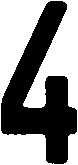
#> input picture proj/car_plate_reader/numbers/109.jpg, 78 x 165 px; its folder holds only this picture in this run
$ python new_train.py
#> lines starting #> are read from the running program, lines starting #| are printed output that depends on the picture; after the words box and inside, x2 and y2 are one past the last pixel; in counts of white or black regions, pixels touching at a corner belong together
import cv2
import numpy as np


rps = ['4', '6', '6', 'X', 'R', 'H', 'E', 'K', '1', 'A', 'R', 'I', 'B', '8', '6',
       '5', '6', '1', '7', 'W', 'K', 'B', '7', '7', '7', 'P', 'K', 'A', 'A', '7',
       '1', '2', '5', 'Q', 'P', 'F', '8', '4', '6', '0', 'X', 'W', '4', '1', '2',
       '5', '5', 'B', 'A', '7', '8', '4', 'A', 'A', '8', '2', '0', 'B', 'A', 'E',
       'B', 'Y', '7', '0', '3', '7', 'M', '4', '7', '3', 'R', 'Q', 'H', '9', '0',
       '2', '7', 'E', 'I', 'X', 'S', '1', 'D', 'D', '3', '3', '1', '4', '5', '6',
       'R', 'G', '6', '5', 'R', 'A', '0', '1', 'J', 'P', '7', '5', 'A', '1', 'H',
       'G', '4', '2', '3']
rps = [52, 54, 54, 88, 82, 72, 69, 75, 49, 65, 82, 73, 66, 56, 54, 53, 54, 49,
       55, 87, 75, 66, 55, 55, 55, 80, 75, 65, 65, 55, 49, 50, 53, 81, 80, 70, 56,
       52, 54, 48, 88, 87, 52, 49, 50, 53, 53, 66, 65, 55, 56, 52, 65, 65, 56, 50,
       48, 66, 65, 69, 66, 89, 55, 48, 51, 55, 77, 52, 55, 51, 82, 81, 72, 57, 48,
       50, 55, 69, 73, 88, 83, 49, 68, 68, 51, 51, 49, 52, 53, 54, 82, 71, 54, 53,
       82, 65, 48, 49, 74, 80, 55, 53, 65, 49, 72, 71, 52, 50, 51]
responses = []
print(len(rps))


def prepare_data():
    global responses
    fileNumber = len(rps)
    samples = np.empty((0, 100))
    for f in range(109, 109 + fileNumber):
        im = cv2.imread("./numbers/" + str(f) + '.jpg')
#> im is the input picture: shape (165, 78, 3); min 0, max 255, mean 139.9
        im3 = im.copy()
        height, width, depth = im3.shape
#> height = 165; width = 78; depth = 3
        gray = cv2.cvtColor(im, cv2.COLOR_BGR2GRAY)
        blur = cv2.GaussianBlur(gray, (5, 5), 0)
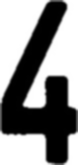
#> blur: shape (165, 78); min 0, max 255, mean 139.4
        thresh = cv2.adaptiveThreshold(blur, 255, 1, 1, 11, 2)
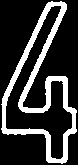
#> thresh: shape (165, 78); 20.7% white; 1 white region, box (x1, y1, x2, y2) and area: (1, 1, 77, 164) 2664
        roi = thresh[0:height, 0:width]
        roismall = cv2.resize(roi, (10, 10))
        responses.append(rps[f - 109])
        sample = roismall.reshape((1, 100))
        samples = np.append(samples, sample, 0)
    responses = np.array(responses, np.float32)
    responses = responses.reshape((responses.size, 1))
    print("training complete")
    np.savetxt('generalsamples.data', samples)
    np.savetxt('generalresponses.data', responses)


def train():
    samples = np.loadtxt('generalsamples.data', np.float32)
    responses = np.loadtxt('generalresponses.data', np.float32)
    responses1 = responses.reshape((1, responses.size))
    model = cv2.ml.KNearest_create()
    model.train(samples, responses1)
    print(' training complete')
    return model


#> (the run stopped early here; a loop or call above may not have finished)
